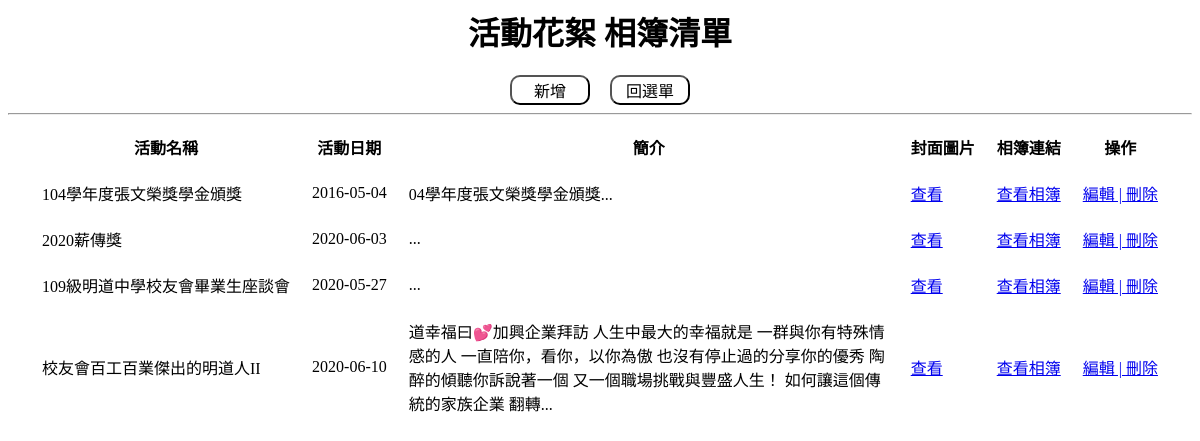
Screenshot of /back/album.php with the database file from the repository.
### tables this page shows
CREATE TABLE `album` (
  `id` int(11) NOT NULL,
  `name` text NOT NULL,
  `date` date NOT NULL DEFAULT current_timestamp(),
  `intro` text NOT NULL,
  `cover` text NOT NULL,
  `link` text NOT NULL
);

### back/album.php (the view, shortened to what this page needs)
<!doctype HTML5>
<html>
<head>
    <link rel="stylesheet" href="../css/back.css">
</head>
<body align="center">
<?php
include('../connect.php');
if(@!$_GET['action']){
    $sql = 'SELECT * FROM `album`';
    $run = mysqli_query($con,$sql);
    echo '<h1>活動花絮 相簿清單<span></h1>';
    echo '<button onclick=location.href="./album.php?action=add" class="button_xs">新增</button> &emsp;';
    echo '<button onclick=location.href="./" class="button_xs">回選單</button><hr>';
    echo '<table align="center" cellpadding="10">';
    echo '
				<tr>
					<th>活動名稱</th>
					<th>活動日期</th>
					<th>簡介</th>
					<th>封面圖片</th>
					<th>相簿連結</th>
					<th>操作</th>
				</tr>
			';
    while($row = mysqli_fetch_assoc($run)){
        echo '
				<tr>
					<td>'.$row['name'].'</td>
					<td>'.$row['date'].'</td>
					<td style="max-width:40vw;word-break:break-all;">'.mb_substr($row['intro'],1,115,"UTF-8").'...</td>
					<td><a href="https://drive.google.com/uc?id='.$row['cover'].'" target="_blank">查看</a></td>
					<td><a href="'.$row['link'].'" target="_blank">查看相簿</a></td>
					<td>
					<a href="album.php?action=edit&&id='.$row['id'].'">編輯 | </a>
					<a href="album.php?action=delete&&id='.$row['id'].'"> 刪除</a>
					</td>
				</tr>
			';
    }
    echo '</table>';
}
?>
<br><br>
</body>
</html>

### css/back.css (style rules this page uses)
.button_xs { background: transparent; border-radius: 10px; color: black; width: 80px; height: 30px; font-size: medium; }

### rows the page displays
album: name "104學年度張文榮獎學金頒獎", date "2016-05-04", intro "04學年度張文榮獎學金頒獎"
album: name "2020薪傳獎", date "2020-06-03"
album: name "109級明道中學校友會畢業生座談會", date "2020-05-27"
album: name "校友會百工百業傑出的明道人II", date "2020-06-10", intro "道幸福曰💕加興企業拜訪 人生中最大的幸福就是 一群與你有特殊情感的人 一直陪你，看你，以你為傲 也沒有停止過的分享你的優秀 陶醉的傾聽你訴說著一個 又一個職場挑戰與豐盛人生！ 如何讓這個傳統的家族企業 翻轉"
